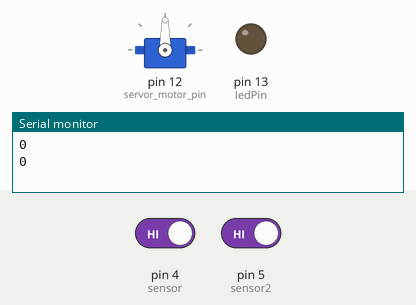
The sketch below on a simulated Arduino Uno, built with avr-gcc and run on an emulated ATmega328P. Shown: servo, output pins drawn as LEDs (lit = HIGH), the last lines printed to the serial monitor. Inputs (shaded band) come from the test bench; at power-on: pin 4 (sensor) HIGH, pin 5 (sensor2) HIGH.

Above: at 2.0 s.
2.1 s: pin 4 (sensor) driven LOW
At 4.2 s:
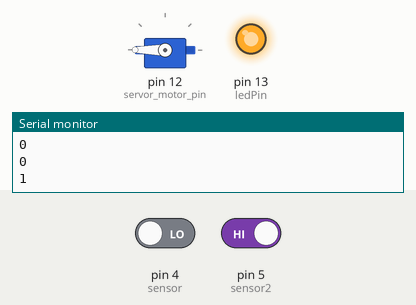
4.5 s: pin 5 (sensor2) driven LOW
At 8.3 s:
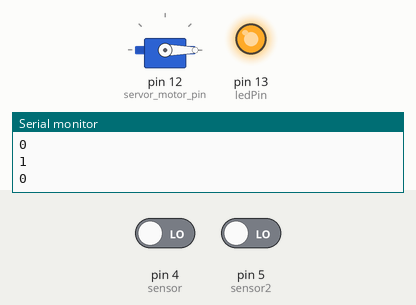
At 12.7 s:
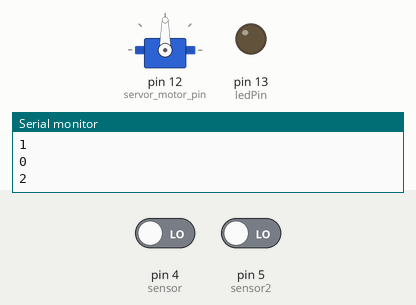
Timing chart, 0 to 14.7 s (numbered marks = the images above; inputs shaded):
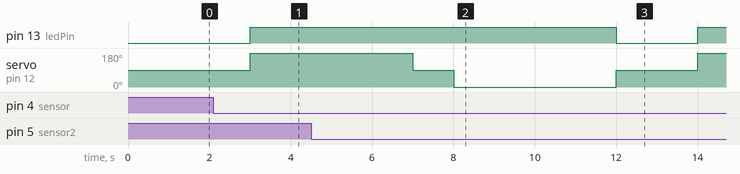

Measured:
- after the input at 2.1 s, pin 13 (ledPin): LOW → HIGH after 0.90 s; servo on pin 12 (servor_motor_pin): 90° → 180° after 0.90 s
- after the input at 4.5 s, pin 13 (ledPin): HIGH → LOW after 7.5 s, → HIGH 2.0 s later

The sketch:

autoDoor.ino
```cpp
#include <SoftwareSerial.h>
#include<Servo.h>
SoftwareSerial btSerial(2,3);
extern volatile unsigned long timer0_millis;
const unsigned int servor_motor_pin =12;
int sensor =4;
int sensor2 =5;
int detect = 0;
int start_time = 0;

int ledPin = 13;
unsigned long current_time;
Servo servo;
void setup(){

  Serial.begin(9600);
  btSerial.begin(9600);
  pinMode(sensor,INPUT);
  servo.attach(servor_motor_pin);
  servo.write(90);
  pinMode(ledPin, OUTPUT);
}
void loop(){


  current_time = millis()/1000;

  Serial.println(current_time);
  delay(1000);
  if(Serial.available()){
    btSerial.write(Serial.read());
  }

  if(btSerial.available()){
    Serial.write(btSerial.read());
  }

  if(digitalRead(sensor) ==LOW){


    digitalWrite(ledPin, HIGH);
    servo.write(180);
    delay(4000);
    servo.write(90);
    Serial.print(detect);
    Serial.print("\n");
    btSerial.print(detect);
     btSerial.print("\n");
     delay(1000);
     noInterrupts();
  timer0_millis = 0;
    interrupts();
     detect++;

    }

    if(digitalRead(sensor2) ==LOW){
    detect++;
    servo.write(0);
    delay(4000);
    digitalWrite(ledPin, LOW);
    servo.write(90);
    Serial.print(detect);
    Serial.print("\n");
    btSerial.print(detect);
     btSerial.print("\n");
     delay(1000);
     noInterrupts();
  timer0_millis = 0;
    interrupts();

    }

   if (current_time> 15 && detect > 0){
      btSerial.print("a");
      Serial.print("a");

      detect=0;
    }
  }
```
